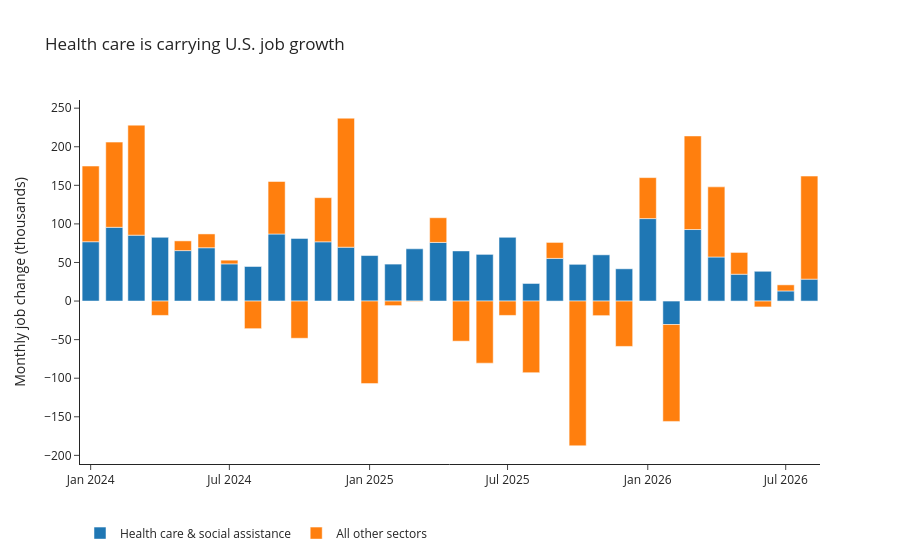

The code cell stored with this chart in its notebook:
### Code cell
import plotly.graph_objects as go

d = df.loc["2024-01-01":]
fig1 = go.Figure()
fig1.add_bar(x=d.index, y=d["health_chg"], name="Health care & social assistance")
fig1.add_bar(x=d.index, y=d["other_chg"], name="All other sectors")
fig1.update_layout(
    barmode="relative",  
    title="Health care is carrying U.S. job growth",
    yaxis_title="Monthly job change (thousands)",
    template="simple_white",
    legend=dict(orientation="h", y=-0.15),
)
fig1.show()
fig1.write_image("../figures/fig1_job_change.png", scale=2, width=900, height=500)

### Figure 1 — Plotly figure (JSON) as saved in the notebook; plotly's stock layout.template omitted (floating-point values rounded to 4 significant figures)
{"data": [{"name": "Health care & social assistance", "type": "bar", "x": ["2024-01-01T00:00:00", "2024-02-01T00:00:00", "2024-03-01T00:00:00", "2024-04-01T00:00:00", "2024-05-01T00:00:00", "2024-06-01T00:00:00", "2024-07-01T00:00:00", "2024-08-01T00:00:00", "2024-09-01T00:00:00", "2024-10-01T00:00:00", "2024-11-01T00:00:00", "2024-12-01T00:00:00", "2025-01-01T00:00:00", "2025-02-01T00:00:00", "2025-03-01T00:00:00", "2025-04-01T00:00:00", "2025-05-01T00:00:00", "2025-06-01T00:00:00", "2025-07-01T00:00:00", "2025-08-01T00:00:00", "2025-09-01T00:00:00", "2025-10-01T00:00:00", "2025-11-01T00:00:00", "2025-12-01T00:00:00", "2026-01-01T00:00:00", "2026-02-01T00:00:00", "2026-03-01T00:00:00", "2026-04-01T00:00:00", "2026-05-01T00:00:00", "2026-06-01T00:00:00", "2026-07-01T00:00:00", "2026-08-01T00:00:00"], "y": [76.9, 95.6, 85.4, 82.6, 65.4, 69.1, 48.2, 44.8, 86.9, 81.2, 76.8, 69.8, 59.0, 47.9, 67.7, 76.0, 65.0, 60.5, 82.6, 22.8, 55.3, 47.6, 59.9, 41.8, 106.9, -30.4, 92.7, 57.1, 34.8, 38.6, 13.1, 28.4]}, {"name": "All other sectors", "type": "bar", "x": ["2024-01-01T00:00:00", "2024-02-01T00:00:00", "2024-03-01T00:00:00", "2024-04-01T00:00:00", "2024-05-01T00:00:00", "2024-06-01T00:00:00", "2024-07-01T00:00:00", "2024-08-01T00:00:00", "2024-09-01T00:00:00", "2024-10-01T00:00:00", "2024-11-01T00:00:00", "2024-12-01T00:00:00", "2025-01-01T00:00:00", "2025-02-01T00:00:00", "2025-03-01T00:00:00", "2025-04-01T00:00:00", "2025-05-01T00:00:00", "2025-06-01T00:00:00", "2025-07-01T00:00:00", "2025-08-01T00:00:00", "2025-09-01T00:00:00", "2025-10-01T00:00:00", "2025-11-01T00:00:00", "2025-12-01T00:00:00", "2026-01-01T00:00:00", "2026-02-01T00:00:00", "2026-03-01T00:00:00", "2026-04-01T00:00:00", "2026-05-01T00:00:00", "2026-06-01T00:00:00", "2026-07-01T00:00:00", "2026-08-01T00:00:00"], "y": [98.1, 110.4, 142.6, -18.6, 12.6, 17.9, 4.8, -35.8, 68.1, -48.2, 57.2, 167.2, -107.0, -5.9, -0.7, 32.0, -52.0, -80.5, -18.6, -92.8, 20.7, -187.6, -18.9, -58.8, 53.1, -125.6, 121.3, 90.9, 28.2, -7.6, 7.9, 133.6]}], "layout": {"autosize": true, "barmode": "relative", "legend": {"orientation": "h", "x": 0, "y": -0.15}, "title": {"text": "Health care is carrying U.S. job growth"}, "xaxis": {"autorange": true, "range": ["2023-12-18", "2026-08-15"], "type": "date"}, "yaxis": {"autorange": true, "range": [-211.2, 260.6], "title": {"text": "Monthly job change (thousands)"}, "type": "linear"}}}
